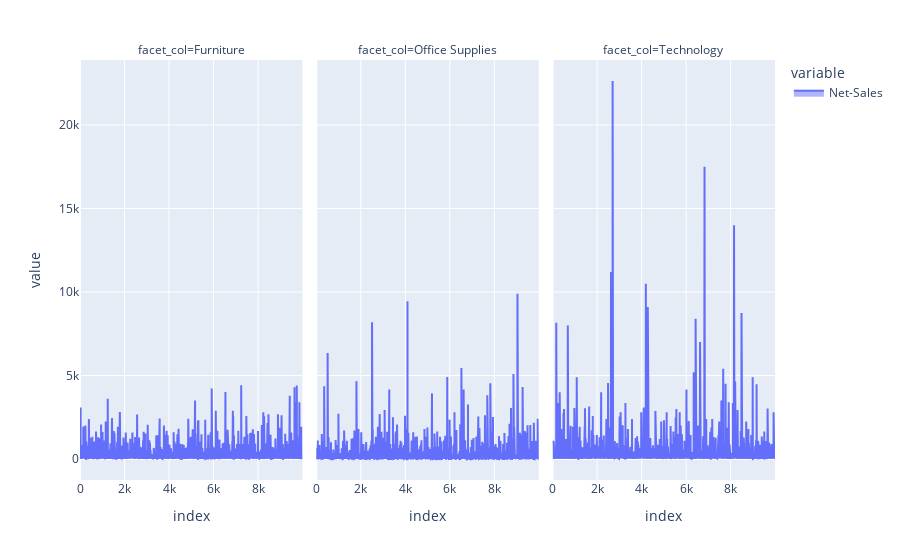

Write notebook code for a chart like this one.
### Markdown cell above
From the above vertival Bar chart we can see that Copiers bring in the most Profit while items like Bookcase, Tables, and Supplies bring in the least amount of profit

The below graph that displays Net-Sales by Category displays similair data there are more sales, Profits with the Tech items

### Code cell
#Additionaly by category 
fig_h = px.area(df["Net-Sales"], facet_col=df["Category"])
fig_h.show()

### Figure 1 — Plotly figure (JSON) as saved in the notebook; plotly's stock layout.template omitted (floating-point values rounded to 4 significant figures; data arrays with more than 128 entries replaced by an {"elided": "..."} marker saying what was removed)
{"data": [{"hovertemplate": "variable=Net-Sales<br>facet_col=Furniture<br>index=%{x}<br>value=%{y}<extra></extra>", "legendgroup": "Net-Sales", "line": {"color": "#636efa"}, "mode": "lines", "name": "Net-Sales", "orientation": "v", "showlegend": true, "stackgroup": "1", "type": "scatter", "x": {"elided": "2121 int values"}, "xaxis": "x", "y": {"elided": "2121 float values"}, "yaxis": "y"}, {"hovertemplate": "variable=Net-Sales<br>facet_col=Office Supplies<br>index=%{x}<br>value=%{y}<extra></extra>", "legendgroup": "Net-Sales", "line": {"color": "#636efa"}, "mode": "lines", "name": "Net-Sales", "orientation": "v", "showlegend": false, "stackgroup": "1", "type": "scatter", "x": {"elided": "6026 int values"}, "xaxis": "x2", "y": {"elided": "6026 float values"}, "yaxis": "y2"}, {"hovertemplate": "variable=Net-Sales<br>facet_col=Technology<br>index=%{x}<br>value=%{y}<extra></extra>", "legendgroup": "Net-Sales", "line": {"color": "#636efa"}, "mode": "lines", "name": "Net-Sales", "orientation": "v", "showlegend": false, "stackgroup": "1", "type": "scatter", "x": {"elided": "1847 int values"}, "xaxis": "x3", "y": {"elided": "1847 float values"}, "yaxis": "y3"}], "layout": {"annotations": [{"font": {}, "showarrow": false, "text": "facet_col=Furniture", "x": 0.16, "xanchor": "center", "xref": "paper", "y": 1, "yanchor": "bottom", "yref": "paper"}, {"font": {}, "showarrow": false, "text": "facet_col=Office Supplies", "x": 0.5, "xanchor": "center", "xref": "paper", "y": 1, "yanchor": "bottom", "yref": "paper"}, {"font": {}, "showarrow": false, "text": "facet_col=Technology", "x": 0.84, "xanchor": "center", "xref": "paper", "y": 1, "yanchor": "bottom", "yref": "paper"}], "legend": {"title": {"text": "variable"}, "tracegroupgap": 0}, "margin": {"t": 60}, "xaxis": {"anchor": "y", "domain": [0, 0.32], "title": {"text": "index"}}, "xaxis2": {"anchor": "y2", "domain": [0.34, 0.66], "matches": "x", "title": {"text": "index"}}, "xaxis3": {"anchor": "y3", "domain": [0.68, 1.0], "matches": "x", "title": {"text": "index"}}, "yaxis": {"anchor": "x", "domain": [0, 1], "title": {"text": "value"}}, "yaxis2": {"anchor": "x2", "domain": [0, 1], "matches": "y", "showticklabels": false}, "yaxis3": {"anchor": "x3", "domain": [0, 1], "matches": "y", "showticklabels": false}}}
